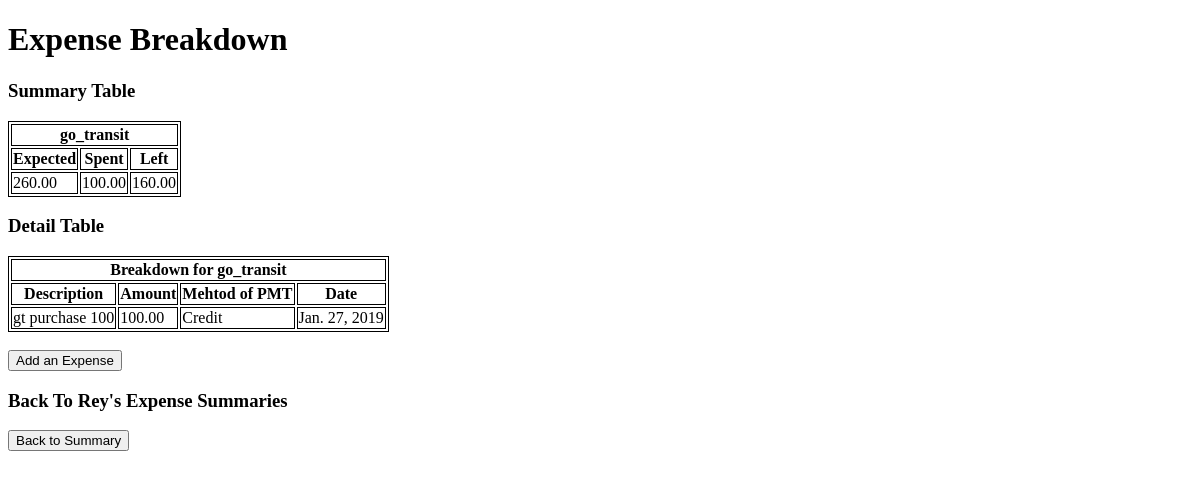
/expenses/1/2/detailExpense/, run on an earlier commit of the app's database.
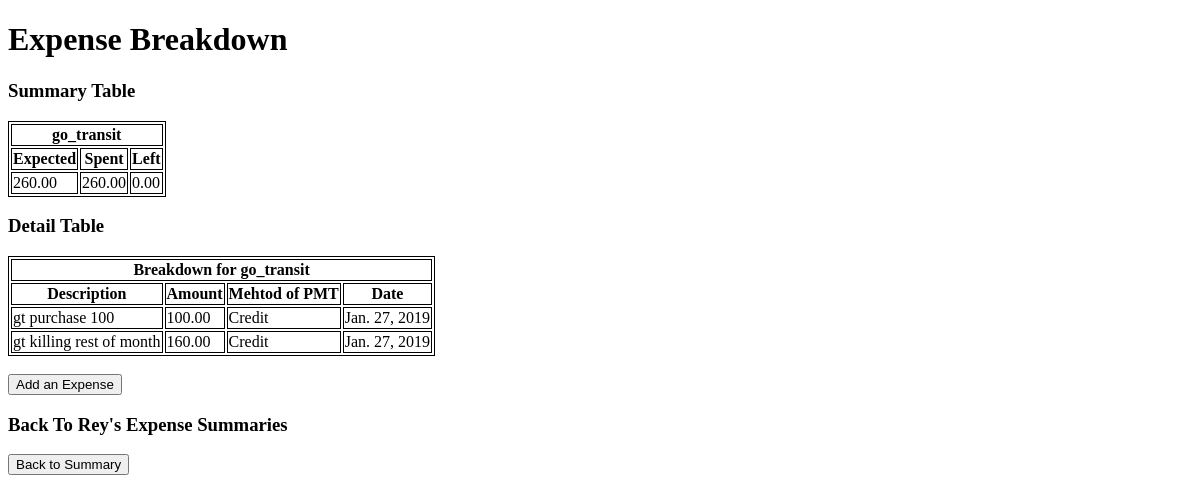
And on a later commit of the database.
### categories/models.py (models this page shows, shortened)
class Category(models.Model):
    category_person = models.ForeignKey(People, on_delete=models.CASCADE)
    category_name = models.CharField(max_length=200)
    category_expected = models.DecimalField(max_digits=8,decimal_places=2)
    category_spent = models.DecimalField(max_digits=8,decimal_places=2,default=0)
    category_date = models.DateField(default=datetime.datetime.now)

### expenses/models.py (models this page shows, shortened)
class Expense(models.Model):
    expense_category = models.ForeignKey(Category, on_delete=models.CASCADE)
    expense_amount = models.DecimalField(max_digits=8,decimal_places=2)
    expense_description = models.CharField(max_length=200)
    expense_date = models.DateField(default=datetime.datetime.now)
    credit_card = "Credit"
    debit_card = "Cash/Debit"
    pmtChoices = (
        (credit_card , "Credit"),(debit_card,"Cash/Debit" )
    )
    method_of_payment = models.CharField(
        choices = pmtChoices,
        default = debit_card,
        max_length = 11
    )

### expenses/views.py (the view)
# urls.py: path("<int:person_id>/<int:category_id>/detailExpense/",views.category_expense_list, name='category_expense_list'),
def category_expense_list(request,person_id,category_id):
    person = get_object_or_404(People, id=person_id)
    category = get_object_or_404(Category, id=category_id)
    expenses = get_list_or_404(Expense,expense_category=category )
    context = {
        'person':person,
        'category':category,
        'expenses':expenses,
        'month':category.category_date.month,
        'year':category.category_date.year
    }
    return render(request,"expenses/category_expense_detail.html" ,context)

### categories/templatetags/categories_extras.py (called while the page is built)
def subtract(value,arg):
    return value - arg

### expenses/templates/expenses/category_expense_detail.html (shortened to what this page needs)
<!DOCTYPE html>
<html>
<head>
{% load categories_extras %}
</head>
<h1>Expense Breakdown</h1>
<h3>Summary Table</h3>
<table>
    <thead>
        <tr>
            <th colspan="3" >{{category.category_name}}</th>
        </tr>
        <tr>
            <th>Expected</th>
            <th>Spent</th>
            <th>Left</th>
        </tr>
    </thead>
    <tbody>
        <tr>
            <td>{{category.category_expected}}</td>
            <td>{{category.category_spent}}</td>
            <td>{{category.category_expected|subtract:category.category_spent}}</td>
        </tr>
    </tbody>
</table>
<h3>Detail Table</h3>
{% if expenses|length > 0 %}
    <table>
        <thead>
            <tr>
                <th colspan="4" >Breakdown for {{category.category_name}}</th>
            </tr>
            <tr>
                <th>Description</th>
                <th>Amount</th>
                <th>Mehtod of PMT</th>
                <th>Date</th>
            </tr>
        </thead>
        <tbody>
            {% for expense in expenses %}
            <tr>
                <td>{{expense.expense_description}}</td>
                <td>{{expense.expense_amount}}</td>
                <td>{{expense.method_of_payment}}</td>
                <td>{{expense.expense_date}}</td>
            </tr>
            {% endfor %}
        </tbody>
    </table>
{% else %}
    <p>No expenses recorded yet for {{category.category_name}} this month</p>
{% endif %}
<br>
<a href="{% url 'expenses:add_expense' person_id=person.id category_id=category.id %}" ><button>Add an Expense</button></a><br>
<h3>Back To {{person.person_name}}'s Expense Summaries</h3>
<a href="{% url 'categories:person_category_index' person_id=person.id month=month year=year %}" ><button>Back to Summary</button></a>
</html>

What changed in the data, as far as the page shows it:
changed Category "go_transit": category_spent "100.00" → "260.00"; category_expected|subtract "160.00" → "0.00"
added Expense: expense_description "gt killing rest of month", expense_amount "160.00", method_of_payment "Credit", expense_date "Jan. 27, 2019"
